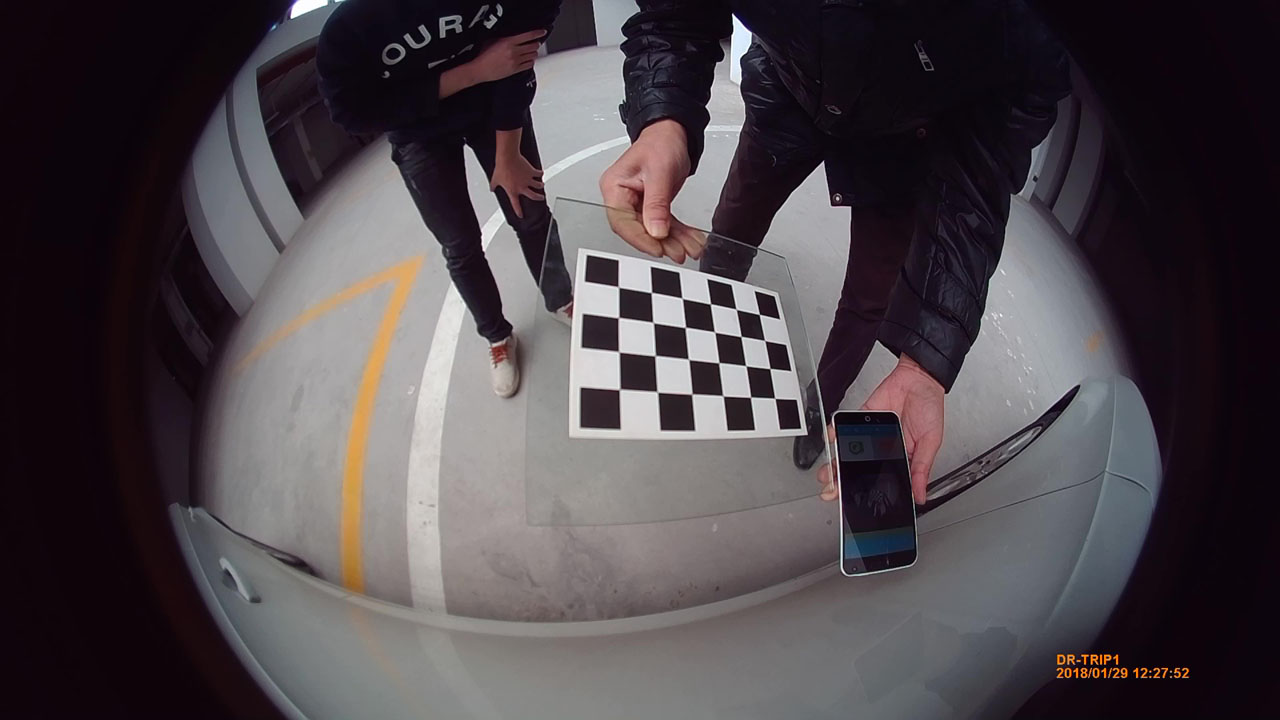
//> input picture OpenCV_Practice/Part1/canny 边缘检测/1.jpg, 1280 x 720 px
$ ./main   (built with g++ and OpenCV 4)
//> lines starting //> are read from the running program, lines starting //| are printed output that depends on the picture; after the words box and inside, x2 and y2 are one past the last pixel; in counts of white or black regions, pixels touching at a corner belong together
### OpenCV_Practice/Part1/canny 边缘检测/stdafx.h
// stdafx.h : include file for standard system include files,
// or project specific include files that are used frequently, but
// are changed infrequently
//

#pragma once

#include "targetver.h"

#include <stdio.h>
#include <tchar.h>


// TODO: reference additional headers your program requires here

### OpenCV_Practice/Part1/canny 边缘检测/main.cpp
// canny 边缘检测.cpp : Defines the entry point for the console application.
// canny 边缘检测, 载入图片, 将其转换为灰度图. 再用 blur 函数进行图像模糊以降噪, 然后用 canny 边缘检测.
// 创建练习于 2018.3.6		alvinmi

#include "stdafx.h"
#include <opencv2/opencv.hpp>
#include <opencv2/imgproc/imgproc.hpp>
using namespace cv;

int _tmain()
{
	// 载入原始图
	Mat	srcImage = imread("1.jpg");
//> srcImage is the input picture: 720 rows x 1280 cols, CV_8UC3; mean B, G, R 73.8, 69.2, 76.3

	imshow("【原始图】Canny 边缘检测", srcImage);
	Mat	edge, grayImage;	// 参数定义

	// 将原图转换为灰度图像
	cvtColor(srcImage, grayImage, CV_BGR2GRAY);
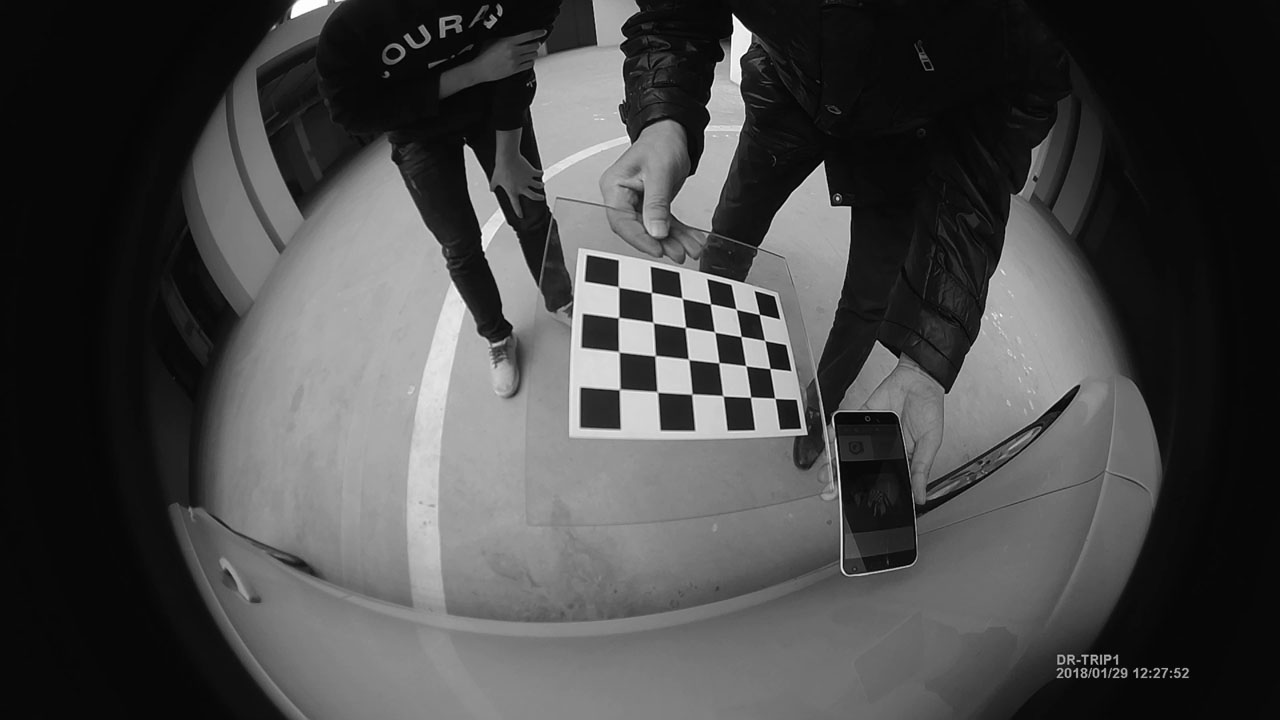
//> grayImage: 720 rows x 1280 cols, CV_8UC1; min 0, max 255, mean 71.8

	// 先使用 3x3 内核来降噪
	blur(grayImage, edge, Size(3,3));

	// 运行 Canny 算子
	Canny(edge, edge, 3, 9, 3);
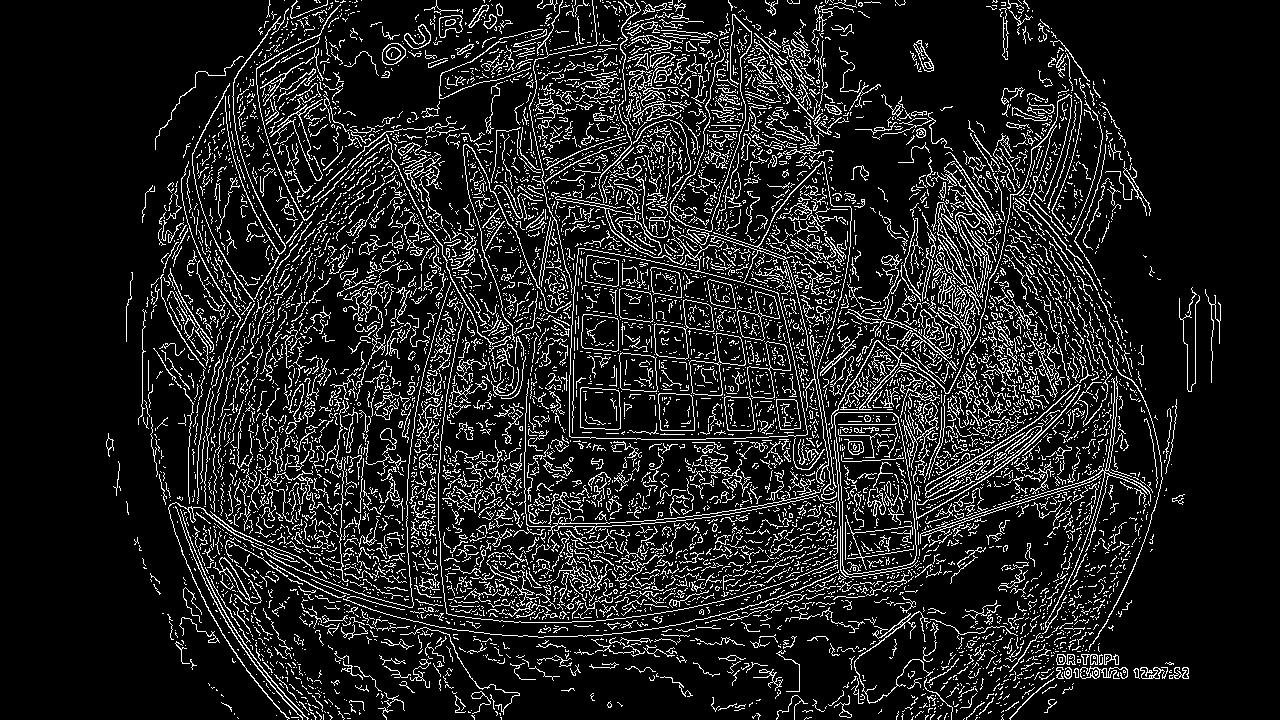
//> edge: 720 rows x 1280 cols, CV_8UC1; 12.6% white in thin lines or dots, all inside (x1, y1, x2, y2) = (106, 0, 1221, 720)

	// 显示效果图
	imshow("【效果图】Canny 边缘检测",edge);

	waitKey(0);
	return 0;
}

$ run again, with OpenCV_Practice/Part1/canny 边缘检测/2.jpg copied over OpenCV_Practice/Part1/canny 边缘检测/1.jpg
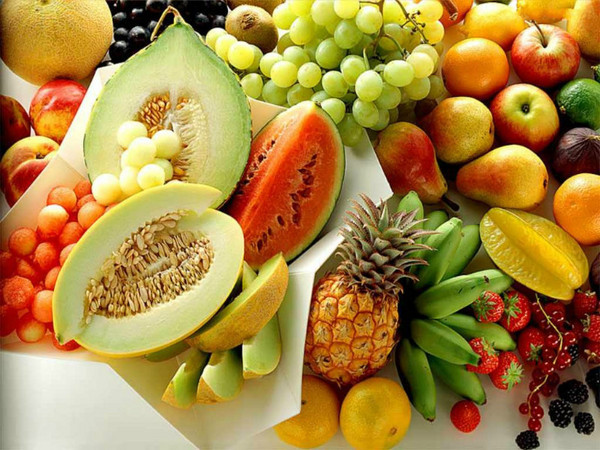
//> input picture OpenCV_Practice/Part1/canny 边缘检测/2.jpg, 600 x 450 px
//> srcImage is the input picture: 450 rows x 600 cols, CV_8UC3; mean B, G, R 65.6, 133.3, 167.6
//> `cvtColor(srcImage, grayImage, CV_BGR2GRAY);`:
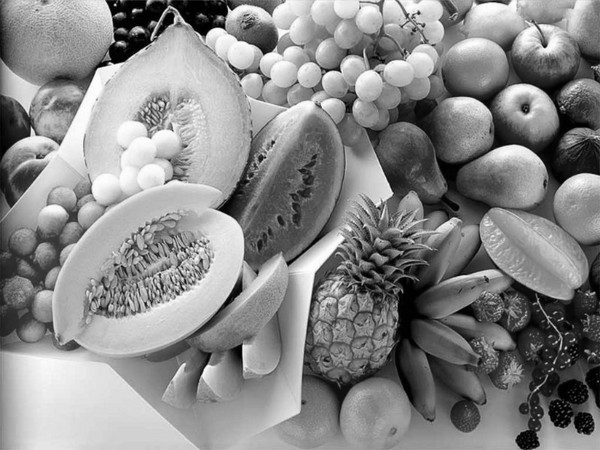
//> grayImage: 450 rows x 600 cols, CV_8UC1; min 0, max 255, mean 135.8
//> `Canny(edge, edge, 3, 9, 3);`:
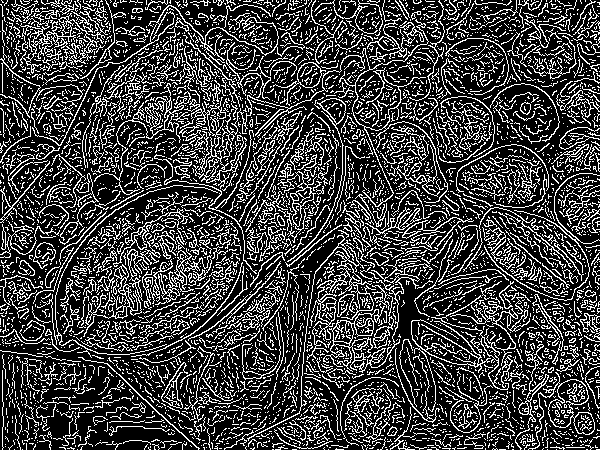
//> edge: 450 rows x 600 cols, CV_8UC1; 25.2% white in thin lines or dots
